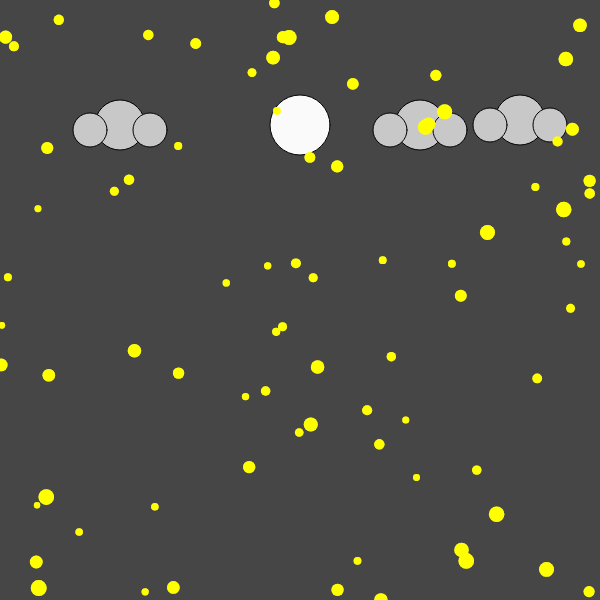
Frame 1 (no input)
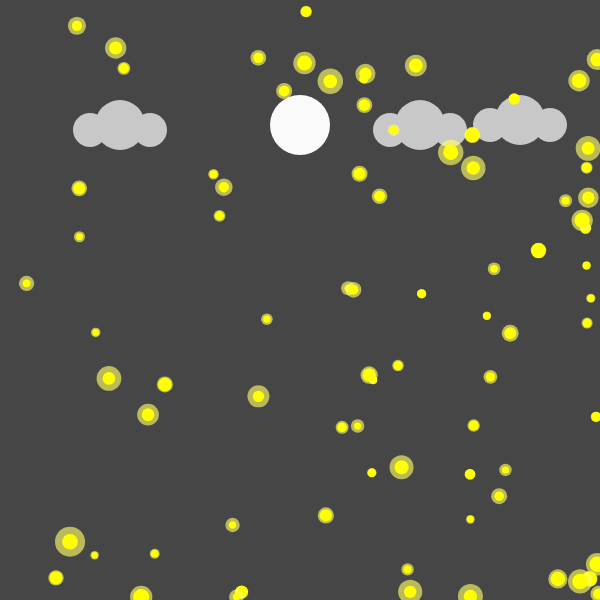
Frame 60 (no input)
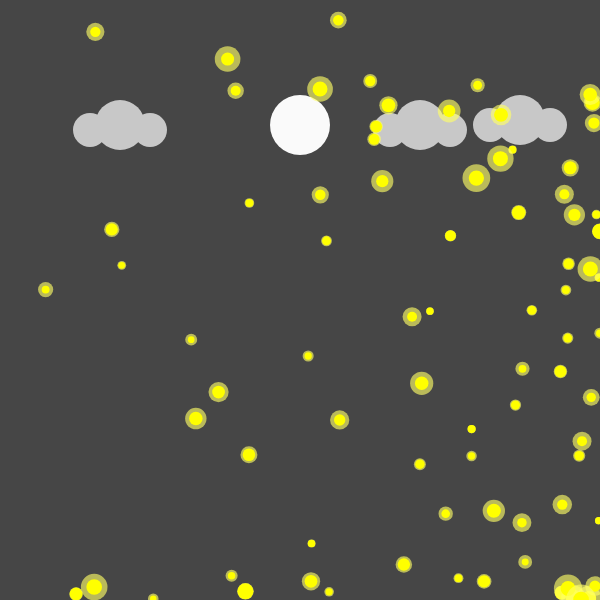
Frame 120 (the mouse pressed at the canvas centre since frame 60)

The p5.js sketch that drew these frames (run headless with seeded random() and noise() and a simulated clock; from frame 60 on, the mouse is pressed at the canvas centre):

// p5.js sketch
// ── sketch.js
var movers = [];
var numMovers = 80;
var wind;
var gravity;


function setup(){
	createCanvas(600,600);
	wind = createVector(5,2);
	gravity = createVector(0,0.6);
	for(var i=0;i<numMovers;i++){
		movers[i] = new Mover(random(width), random(height), random(0.4,1));
	}

	createP('Coded with love using P5.JS by Apurba');
}



function draw(){
	background(70);

	fill(200);
	ellipse(520,120,50,50);
	ellipse(520-30, 125, 34,34);
	ellipse(520+30, 125, 34,34);

	ellipse(420,125,50,50);
	ellipse(420-30, 130, 34,34);
	ellipse(420+30, 130, 34,34);

	ellipse(120,125,50,50);
	ellipse(120-30, 130, 34,34);
	ellipse(120+30, 130, 34,34);

	fill(250);
	ellipse(300,125, 60, 60);
	

	for(var i=0;i<movers.length;i++){
		movers[i].show();
		movers[i].update();
		movers[i].checkEdges();
		movers[i].flicker();
	
	}
}
// ── Mover.js
function Mover(x,y,m){
	this.x = x;
	this.y = y;
	this.m = m;
	this.topSpeed = 24;
	this.c = color(255,255,0);
	this.l = createVector(this.x, this.y);
	this.velocity = createVector(random(0.1,2),random(0.1,0.9));
	this.acceleration = createVector(0,0);
	this.radius = this.m*16;

	this.show = function(){
		noStroke();
		fill(255,255,102, 160);
		ellipse(this.l.x, this.l.y, this.radius, this.radius);
		fill(this.c);
		ellipse(this.l.x, this.l.y, this.m*16, this.m*16);
	};

	this.flicker = function(){
		this.radius = random(this.m*16, this.m*16*2);
     };

	this.applyForce = function(f){
		var force = p5.Vector.div(f,this.m);
		this.acceleration.add(force);
	};

	this.update = function(){
		this.velocity.add(this.acceleration);
		this.velocity.limit(this.topSpeed);
		this.l.add(this.velocity);
		this.acceleration.mult(0);
	};

	this.checkEdges = function(){
		if(this.l.x>width){
			this.l.x = width;
			this.velocity.x *= -0.2;
		}
		else if(this.l.x<0){
			this.l.x = 0;
			this.velocity.x *= -0.2;
		}
		
		if(this.l.y>height){
			this.l.y = height;
			this.velocity.y *= -0.2;
		}
		else if(this.l.y<0){
			this.l.y = 0;
			this.velocity.y *= -0.2;
		}
	};
} 
